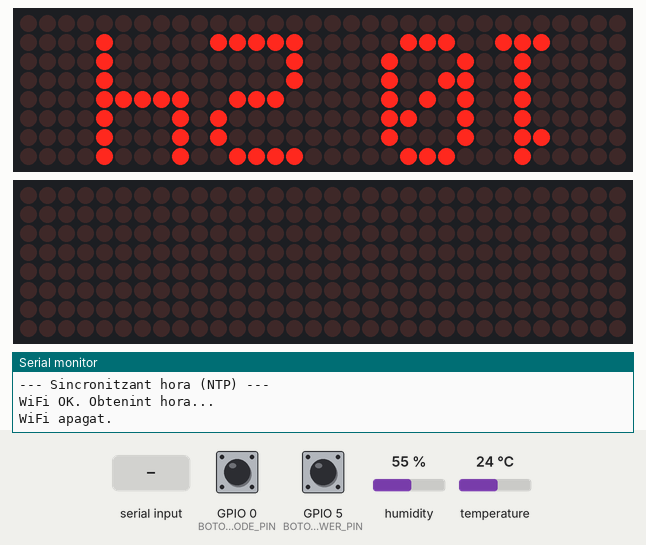
Bench run of a program on a simulated ESP8266 (NodeMCU). Parts: 2 × 32×8 LED matrix, the last lines printed to the serial monitor. The inputs (shaded band) are chosen by the test bench; at power-on: GPIO 0 (BOTON_MODE_PIN) HIGH, GPIO 5 (BOTON_POWER_PIN) HIGH, humidity 55 %, temperature 24 °C. WiFi joins after 1.5 s; servers stay silent unless stated; the local clock reads 2024-03-15 10:24:30 at power-on unless the program sets it; not simulated (calls return 0 or success): secrets.h.

Above: at 5.0 s.
5.1 s: GPIO 0 (BOTON_MODE_PIN) pulled LOW for 3.2 s
At 5.25 s:
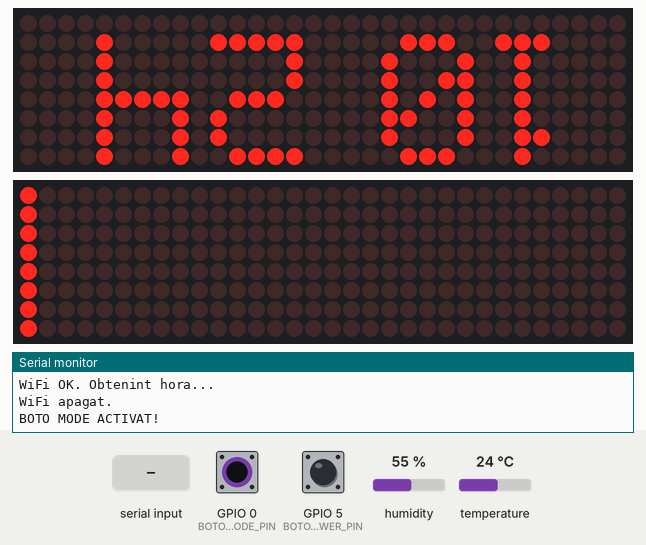
9.8 s: GPIO 5 (BOTON_POWER_PIN) pulled LOW for 0.15 s
At 10.0 s:
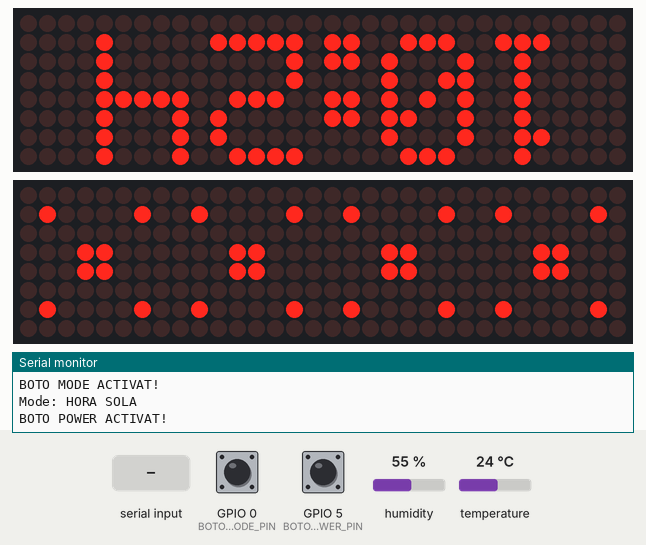
12.5 s: "2" received over Serial
At 12.71 s:
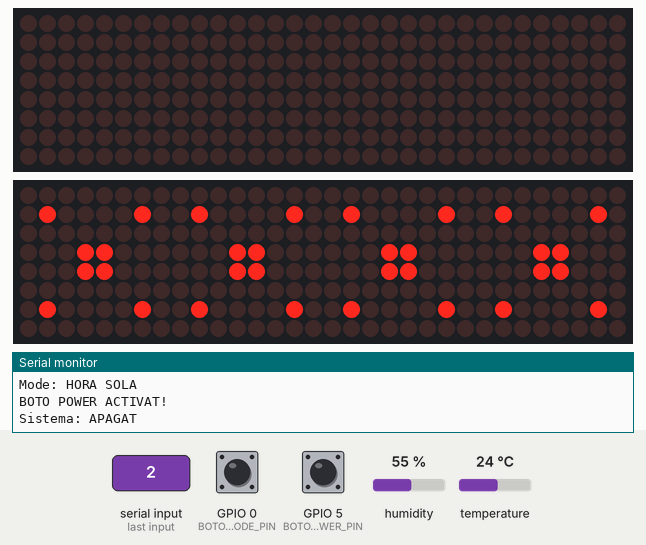
14.8 s: GPIO 5 (BOTON_POWER_PIN) pulled LOW for 1 s
At 15.4 s:
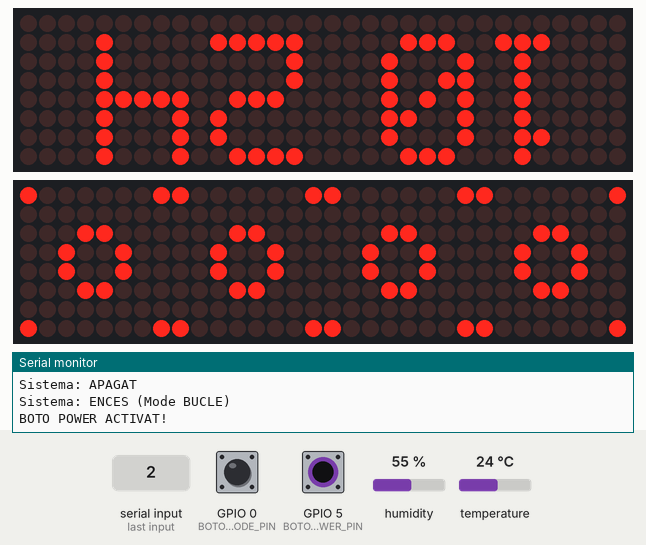
17.3 s: GPIO 5 (BOTON_POWER_PIN) pulled LOW for 3.2 s
At 18.32 s:
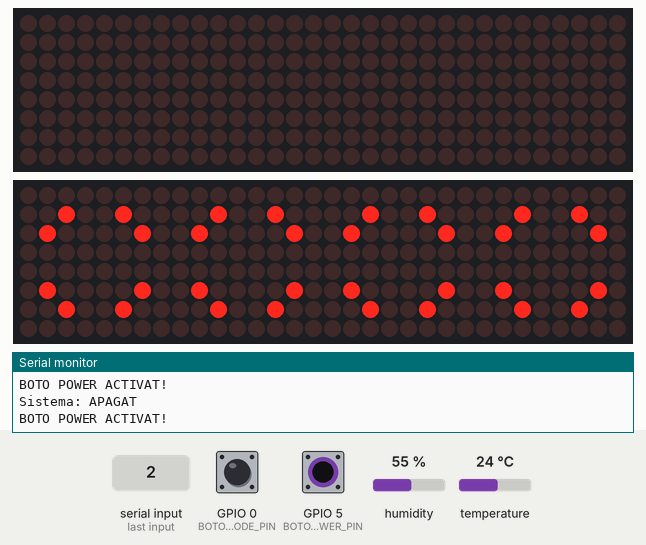
21.1 s: GPIO 0 (BOTON_MODE_PIN) pulled LOW for 3.2 s
At 22.28 s:
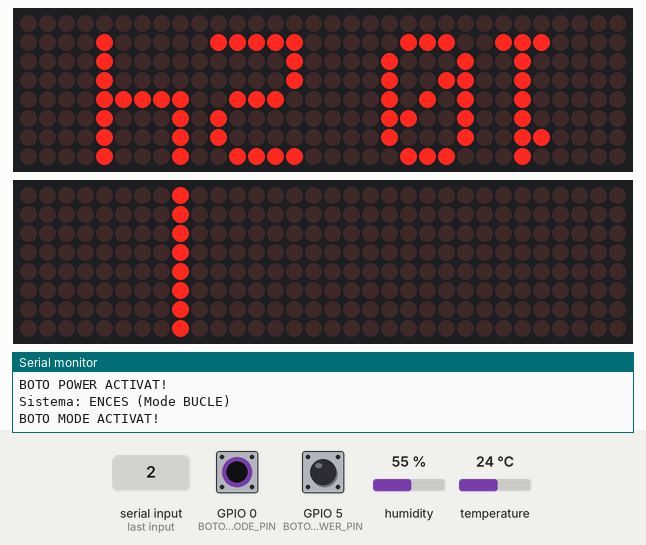
Timing chart, 0 to 24.1 s (numbered marks = the images above; inputs shaded):
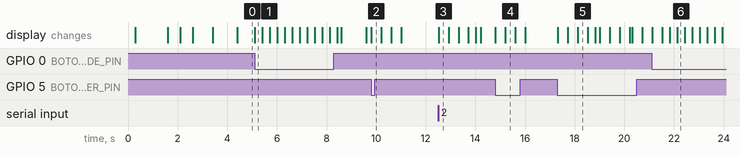

Measured:
- after the input at 5.1 s, the display: changes at once (image 1)
- after the input at 9.8 s, the display: changes at once (image 2)
- after the input at 12.5 s, the display: changes at once (image 3)
- after the input at 14.8 s, the display: first changes at once (image 4 shows a later state)
- after the input at 17.3 s, the display: first changes at once (image 5 shows a later state)
- what the display in image 3 shows lasts 0.4 s, from 12.5 s to 12.9 s

The program:

main.cpp
```cpp
#include <Arduino.h>
#include <MD_MAX72xx.h>
#include <MD_Parola.h>
#include <ESP8266WiFi.h>
#include <time.h>
#include <DHT.h>
#include "secrets.h"

// ============================================
// TIMEZONE CONFIGURATION (SPAIN)
// ============================================
// CET-1CEST: Central European Time +1, Daylight Saving +2
// M3.5.0: Switch to summer on last (5) Sunday (0) of March (3)
// M10.5.0: Switch to winter on last (5) Sunday (0) of October (10)
#define MY_TZ "CET-1CEST,M3.5.0,M10.5.0/3"

// ============================================
// HARDWARE DEFINITIONS
// ============================================
#define HARDWARE_TYPE MD_MAX72XX::FC16_HW
#define MAX_DEVICES 4
#define CLK_PIN 14
#define DATA_PIN 13
#define CS_PIN 15

// DHT22
#define DHT_PIN 2       // GPIO2 - D4
#define DHT_TYPE DHT22

// PHYSICAL BUTTON DEFINITIONS
#define BOTON_MODE_PIN 0     // GPIO0 - D3
#define BOTON_POWER_PIN 5    // GPIO5 - D1

// ============================================
// INSTANCES
// ============================================
MD_Parola matrix = MD_Parola(HARDWARE_TYPE, DATA_PIN, CLK_PIN, CS_PIN, MAX_DEVICES);
MD_MAX72XX mx = MD_MAX72XX(HARDWARE_TYPE, DATA_PIN, CLK_PIN, CS_PIN, MAX_DEVICES);
DHT dht(DHT_PIN, DHT_TYPE);

// ============================================
// WIFI CONFIGURATION - TWO NETWORKS
// ============================================
const char* ssid1     = WIFI_SSID1;
const char* password1 = WIFI_PASS1;
const char* ssid2     = WIFI_SSID2;
const char* password2 = WIFI_PASS2;

// ============================================
// FUNCTION PROTOTYPES
// ============================================
void syncTimeNTP();
void updateTimeVariables();
void leerSensor();
void checkPhysicalButtons();
void checkSerialButtons();
void updateDisplayIfNeeded();
void updateDisplay();
void displayTime();
void displayDay();
void displayDate();
void displayTemperatura();
void displayHumitat();
void animacioEstrellesCompleta();
void transicioLiniaVertical();
void ajustarIntensitatNocturna();

// ============================================
// TIME VARIABLES
// ============================================
uint8_t hours = 0;
uint8_t minutes = 0;
uint8_t seconds = 0;
uint8_t day = 1;
uint8_t month = 1;
uint16_t year = 2025;
uint8_t dayOfWeek = 1;

unsigned long lastSecond = 0;
bool dotsOn = true;
bool timeSynchronized = false;
bool systemPoweredOn = true;
bool wifiNeedSync = false; // Flag to trigger midnight re-sync

// ============================================
// DISPLAY MODE VARIABLES
// ============================================
uint8_t displayMode = 0;  // 0=BUCLE, 1=HORA
bool autoCycleModes = true;

// Duration of each mode (ms)
const unsigned long MODE_DURATION = 5000;

// Auto-cycle control
uint8_t currentCycleMode = 1;
unsigned long cycleStartTime = 0;

// ============================================
// SENSOR VARIABLES
// ============================================
float temperatura = 0.0;
float humitat = 0.0;

// ============================================
// CONTROL VARIABLES
// ============================================
uint8_t lastDisplayedMinutes = 255;
bool lastDotsState = true;
uint8_t lastDisplayMode = 255;
bool lastSystemState = true;

// ============================================
// DEBOUNCE VARIABLES
// ============================================
unsigned long lastDebounceTime1 = 0;
unsigned long lastDebounceTime2 = 0;
const unsigned long debounceDelay = 50;
int lastButtonState1 = HIGH;
int lastButtonState2 = HIGH;

// ============================================
// SETUP
// ============================================
void setup() {
    Serial.begin(9600);
    delay(200);

    Serial.println("Iniciant rellotge...");
    Serial.println("Controls per serial:");
    Serial.println(" - Prem '1' per canviar mode (BUCLE/HORA)");
    Serial.println(" - Prem '2' per ON/OFF del sistema");

    // Initialize DHT22
    dht.begin();

    // Initialize matrix
    matrix.begin();
    mx.begin();

    matrix.setZoneEffect(0, true, PA_FLIP_UD);
    matrix.setZoneEffect(0, true, PA_FLIP_LR);

    matrix.setIntensity(5);
    mx.control(MD_MAX72XX::INTENSITY, 5);
    matrix.displayClear();
    mx.clear();

    matrix.setPause(1000);
    matrix.setSpeed(30);

    // Connect to WiFi and sync time for the first time
    syncTimeNTP();

    // Read sensor on startup
    leerSensor();

    // Initialize time tracking variables
    lastSecond = millis();
    cycleStartTime = millis();

    // Start in CYCLE mode - TIME
    displayMode = 0;
    currentCycleMode = 1;
    autoCycleModes = true;

    // Configure button pins
    pinMode(BOTON_MODE_PIN, INPUT_PULLUP);
    pinMode(BOTON_POWER_PIN, INPUT_PULLUP);

    updateDisplay();
}

// ============================================
// NTP TIME SYNC
// ============================================
void syncTimeNTP() {
    Serial.println("\n--- Sincronitzant hora (NTP) ---");
    WiFi.mode(WIFI_STA);
    matrix.displayClear();
    matrix.setTextAlignment(PA_CENTER);
    matrix.print("WIFI");
    delay(800);

    // Try first network
    WiFi.begin(ssid1, password1);

    int attempts = 0;
    while (WiFi.status() != WL_CONNECTED && attempts < 15) {
        delay(500);
        attempts++;

        matrix.displayClear();
        matrix.setTextAlignment(PA_CENTER);
        switch(attempts % 4) {
            case 0: matrix.print("W"); break;
            case 1: matrix.print("WI"); break;
            case 2: matrix.print("WIF"); break;
            case 3: matrix.print("WIFI"); break;
        }
    }

    // If not connected, try second network
    if (WiFi.status() != WL_CONNECTED) {
        WiFi.begin(ssid2, password2);
        attempts = 0;

        while (WiFi.status() != WL_CONNECTED && attempts < 15) {
            delay(500);
            attempts++;

            matrix.displayClear();
            matrix.setTextAlignment(PA_CENTER);
            switch(attempts % 4) {
                case 0: matrix.print("W"); break;
                case 1: matrix.print("WI"); break;
                case 2: matrix.print("WIF"); break;
                case 3: matrix.print("WIFI"); break;
            }
        }
    }

    // Check final result and configure time
    if (WiFi.status() == WL_CONNECTED) {
        Serial.println("WiFi OK. Obtenint hora...");
        matrix.displayClear();
        matrix.setTextAlignment(PA_CENTER);

        // Configure timezone and NTP servers
        configTime(MY_TZ, "pool.ntp.org", "time.google.com");

        // Wait for valid time data
        time_t now = time(nullptr);
        attempts = 0;
        while (now < 8 * 3600 * 2 && attempts < 10) {
            delay(500);
            now = time(nullptr);
            attempts++;
        }

        matrix.print("OK");
        delay(800);
        updateTimeVariables(); // Force immediate update of time variables
    } else {
        Serial.println("Error de WiFi.");
        matrix.displayClear();
        matrix.setTextAlignment(PA_CENTER);
        matrix.print("ERR");
        delay(1200);
    }

    // Disconnect WiFi to save power
    WiFi.disconnect(true);
    WiFi.mode(WIFI_OFF);
    Serial.println("WiFi apagat.");
}

// ============================================
// UPDATE TIME VARIABLES
// ============================================
void updateTimeVariables() {
    time_t now = time(nullptr);
    struct tm *ptm = localtime(&now);

    hours = ptm->tm_hour;
    minutes = ptm->tm_min;
    seconds = ptm->tm_sec;
    day = ptm->tm_mday;
    month = ptm->tm_mon;
    dayOfWeek = ptm->tm_wday;
    year = ptm->tm_year + 1900;

    // If exactly 00:00:00, activate the midnight re-sync flag
    if (hours == 0 && minutes == 0 && seconds == 0) {
        wifiNeedSync = true;
    }
}

// ============================================
// DHT22 SENSOR READING
// ============================================
void leerSensor() {
    float temp = dht.readTemperature();
    float hum = dht.readHumidity();

    if (!isnan(temp)) {
        temperatura = temp;
    } else {
        temperatura = 0.0;
    }

    if (!isnan(hum)) {
        humitat = hum;
    } else {
        humitat = 0.0;
    }
}

// ============================================
// PHYSICAL BUTTON HANDLER
// ============================================
void checkPhysicalButtons() {
    static unsigned long lastPress1 = 0;
    static unsigned long lastPress2 = 0;

    int currentState1 = digitalRead(BOTON_MODE_PIN);
    int currentState2 = digitalRead(BOTON_POWER_PIN);

    // Mode button
    if (currentState1 == LOW && (millis() - lastPress1 > 500)) {
        Serial.println("BOTO MODE ACTIVAT!");
        lastPress1 = millis();

        if (systemPoweredOn) {
            transicioLiniaVertical();
            if (displayMode == 0) {
                displayMode = 1;
                autoCycleModes = false;
                Serial.println("Mode: HORA SOLA");
            } else {
                displayMode = 0;
                autoCycleModes = true;
                currentCycleMode = 1;
                cycleStartTime = millis();
                Serial.println("Mode: BUCLE AUTOMATIC");
            }
            updateDisplay();
        }
    }

    // Power button
    if (currentState2 == LOW && (millis() - lastPress2 > 500)) {
        Serial.println("BOTO POWER ACTIVAT!");
        lastPress2 = millis();

        if (systemPoweredOn) {
            animacioEstrellesCompleta();
            systemPoweredOn = false;
            matrix.displayClear();
            mx.clear();
            Serial.println("Sistema: APAGAT");
        } else {
            animacioEstrellesCompleta();
            systemPoweredOn = true;
            displayMode = 0;
            autoCycleModes = true;
            currentCycleMode = 1;
            cycleStartTime = millis();
            transicioLiniaVertical();
            updateDisplay();
            Serial.println("Sistema: ENCES (Mode BUCLE)");
        }
    }
}

// ============================================
// STAR ANIMATION
// ============================================
void animacioEstrellesCompleta() {
    byte estrelles[][8] = {
        {0x00, 0x42, 0x00, 0x18, 0x18, 0x00, 0x42, 0x00},
        {0x81, 0x00, 0x18, 0x24, 0x24, 0x18, 0x00, 0x81},
        {0x00, 0x24, 0x42, 0x00, 0x00, 0x42, 0x24, 0x00}
    };

    for(int frame = 0; frame < 3; frame++) {
        for(int dev = 0; dev < MAX_DEVICES; dev++) {
            for(int row = 0; row < 8; row++) {
                mx.setRow(dev, row, estrelles[frame][row]);
            }
        }
        delay(400);
    }
}

// ============================================
// VERTICAL LINE TRANSITION (RIGHT TO LEFT)
// ============================================
void transicioLiniaVertical() {
    for(int step = 0; step < 32; step++) {
        mx.control(MD_MAX72XX::UPDATE, MD_MAX72XX::OFF);
        mx.clear();

        for(int dev = 0; dev < MAX_DEVICES; dev++) {
            int columnaGlobal = dev * 8;
            for(int col = 0; col < 8; col++) {
                if(columnaGlobal + col == (31 - step)) {
                    mx.setColumn(dev, col, 0xFF);
                }
            }
        }

        mx.control(MD_MAX72XX::UPDATE, MD_MAX72XX::ON);
        delay(15);
    }

    mx.clear();
}

// ============================================
// NIGHT BRIGHTNESS ADJUSTMENT
// ============================================
void ajustarIntensitatNocturna() {
    if((hours >= 22 || hours < 8)) {
        matrix.setIntensity(2);
        mx.control(MD_MAX72XX::INTENSITY, 2);
    } else {
        matrix.setIntensity(5);
        mx.control(MD_MAX72XX::INTENSITY, 5);
    }
}

// ============================================
// MAIN LOOP
// ============================================
void loop() {
    // Read serial and physical buttons
    checkSerialButtons();
    checkPhysicalButtons();

    // If system is off, do nothing
    if (!systemPoweredOn) {
        delay(100);
        return;
    }

    // Adjust brightness based on time (NIGHT MODE)
    ajustarIntensitatNocturna();

    // Read sensor every 1 minute
    static unsigned long lastSensorRead = 0;
    if (millis() - lastSensorRead > 60000UL) {
        lastSensorRead = millis();
        leerSensor();
    }

    // Animate display (required for day-of-week scroll)
    matrix.displayAnimate();

    // ============================================
    // UPDATE EVERY SECOND
    // ============================================
    if (millis() - lastSecond >= 1000UL) {
        lastSecond = millis();

        // Update time variables from ESP internal clock
        updateTimeVariables();

        // If midnight, re-sync time via WiFi
        if (wifiNeedSync) {
            syncTimeNTP();
            wifiNeedSync = false; // Reset flag
        }

        // Toggle blinking dots
        dotsOn = !dotsOn;

        // ============================================
        // AUTO CYCLE (MODE 0)
        // ============================================
        if (autoCycleModes && displayMode == 0) {
            unsigned long duration = MODE_DURATION;

            switch(currentCycleMode) {
                case 1: duration = 8000; break;  // TIME
                case 2: duration = 3000; break;  // DAY
                case 3: duration = 3000; break;  // DATE
                case 4: duration = 3000; break;  // TEMPERATURE
                case 5: duration = 3000; break;  // HUMIDITY
            }

            if (millis() - cycleStartTime > duration) {
                currentCycleMode++;

                if (currentCycleMode > 5) {
                    currentCycleMode = 1;
                }

                cycleStartTime = millis();
                updateDisplay();
            }
        }

        // Update display if needed
        updateDisplayIfNeeded();
    }
}

// ============================================
// SERIAL BUTTON HANDLER
// ============================================
void checkSerialButtons() {
    if (Serial.available() > 0) {
        char command = Serial.read();

        // BUTTON 1 - TOGGLE MODE (CYCLE/TIME ONLY)
        if (command == '1') {
            if (systemPoweredOn) {
                transicioLiniaVertical();

                if (displayMode == 0) {
                    displayMode = 1;
                    autoCycleModes = false;
                    Serial.println("Mode: HORA SOLA");
                } else {
                    displayMode = 0;
                    autoCycleModes = true;
                    currentCycleMode = 1;
                    cycleStartTime = millis();
                    Serial.println("Mode: BUCLE AUTOMATIC");
                }

                updateDisplay();
            }
        }

        // BUTTON 2 - SYSTEM ON/OFF
        if (command == '2') {
            if (systemPoweredOn) {
                animacioEstrellesCompleta();
                systemPoweredOn = false;
                matrix.displayClear();
                mx.clear();
                Serial.println("Sistema: APAGAT");
            } else {
                animacioEstrellesCompleta();
                systemPoweredOn = true;
                displayMode = 0;
                autoCycleModes = true;
                currentCycleMode = 1;
                cycleStartTime = millis();
                transicioLiniaVertical();
                updateDisplay();
                Serial.println("Sistema: ENCES (Mode BUCLE)");
            }
        }
    }
}

// ============================================
// UPDATE DISPLAY IF NEEDED
// ============================================
void updateDisplayIfNeeded() {
    bool needsUpdate = false;

    if (displayMode != lastDisplayMode || systemPoweredOn != lastSystemState) {
        needsUpdate = true;
        lastDisplayMode = displayMode;
        lastSystemState = systemPoweredOn;
    }

    if ((displayMode == 0 && currentCycleMode == 1) || displayMode == 1) {
        if (minutes != lastDisplayedMinutes || dotsOn != lastDotsState) {
            needsUpdate = true;
            lastDisplayedMinutes = minutes;
            lastDotsState = dotsOn;
        }
    }

    if (needsUpdate && systemPoweredOn) {
        updateDisplay();
    }
}

// ============================================
// UPDATE DISPLAY
// ============================================
void updateDisplay() {
    if (!systemPoweredOn) return;

    matrix.displayClear();
    mx.clear();

    uint8_t modeToShow = displayMode;
    if (displayMode == 0) {
        modeToShow = currentCycleMode;
    }

    switch(modeToShow) {
        case 1: displayTime(); break;
        case 2: displayDay(); break;
        case 3: displayDate(); break;
        case 4: displayTemperatura(); break;
        case 5: displayHumitat(); break;
        default: displayTime(); break;
    }

    lastDisplayMode = displayMode;
}

// ============================================
// DISPLAY TIME
// ============================================
void displayTime() {
    char timeStr[12];
    sprintf(timeStr, dotsOn ? "%02d:%02d" : "%02d %02d", hours, minutes);
    matrix.setTextAlignment(PA_CENTER);
    matrix.print(timeStr);
}

// ============================================
// DISPLAY DAY OF WEEK (SCROLL)
// ============================================
void displayDay() {
    const char* days[] = {
        "DIUMENGE", "DILLUNS", "DIMARTS", "DIMECRES",
        "DIJOUS", "DIVENDRES", "DISSABTE"
    };
    const char* text = days[dayOfWeek % 7];

    matrix.displayText(text, PA_LEFT, 45, 0, PA_SCROLL_RIGHT, PA_SCROLL_RIGHT);
}

// ============================================
// DISPLAY DATE (STATIC)
// ============================================
void displayDate() {
    char dateStr[12];
    sprintf(dateStr, "%02d.%02d", day, month + 1);
    matrix.setTextAlignment(PA_CENTER);
    matrix.print(dateStr);
}

// ============================================
// DISPLAY TEMPERATURE
// ============================================
void displayTemperatura() {
    char tempStr[12];
    sprintf(tempStr, "%.1fC", temperatura);
    matrix.setTextAlignment(PA_CENTER);
    matrix.print(tempStr);
}

// ============================================
// DISPLAY HUMIDITY
// ============================================
void displayHumitat() {
    char humStr[12];
    sprintf(humStr, "%.0f%%", humitat);
    matrix.setTextAlignment(PA_CENTER);
    matrix.print(humStr);
}
```
